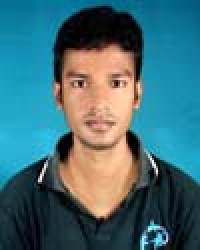
%> input picture CSE_LAB_4TH/401/401_LAB/13.Histogram Equlization/ranahamid.jpg, 100 x 125 px (shown 2 times larger)
$ octave histo_equ_2.m   (GNU Octave 9; MATLAB toolbox functions it lacks are replaced by stand-ins)
%> lines starting %> are read from the running program, lines starting %| are printed output that depends on the picture
%image histogram equlization

image1 = imread('ranahamid.jpg');
%> image1 is the input picture: size 125x100x3 uint8; mean R, G, B 66.1, 108.2, 116.2
Img2=rgb2gray(image1);
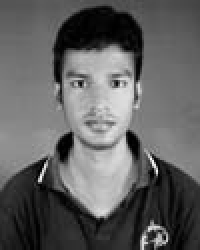
%> Img2: size 125x100 uint8 (shown 2 times larger); min 0, max 253, mean 96.5

[h w]=size(Img2);
%> h = 125; w = 100
count = zeros(1,256);
sk=zeros(1,256);


%  count=probability

for p = 0 : 255
    number = find(  Img2(:)==p )
    count(p+1) = length(number)/(h*w);
end
%> this loop made 256 passes
%> number on pass 60: [967; 3344; 3415; 4474; 4568; 7776; 8409; 8696]
%> after the loop, count = 256 values, max 0.0122 at index 132, min 0 at index 227, mean 0.00391

sk(1)=count(1);

for i = 2: 256
    sk(i)=sk(i-1)+count(i);
end
%> after the loop, sk = 256 values from 0.00256 to 1


pix=255;

for i=1:256
    %s(i)= ( (sk(i)-min(sk))/(max(sk)-min(sk)) )*pix+0.5;
    s(i)=sk(i)*pix+0.5;
end
%> after the loop, s = 256 values from 1.15 to 255.5


%image generation


b=Img2;
for p = 0 : 255
    for i = 1 : h
        for j = 1 : w
            if( Img2(i,j) == p )
                b(i,j) = s(p+1);
            end
        end
    end
end
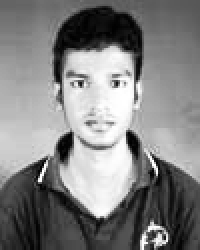
%> b: size 125x100 uint8 (shown 2 times larger); min 1, max 255, mean 128.7


subplot(2,2,1:2);
p = 0:255;
plot(p/255,s);


subplot(2,2,3);
imshow(Img2)


subplot(2,2,4);
imshow(b)
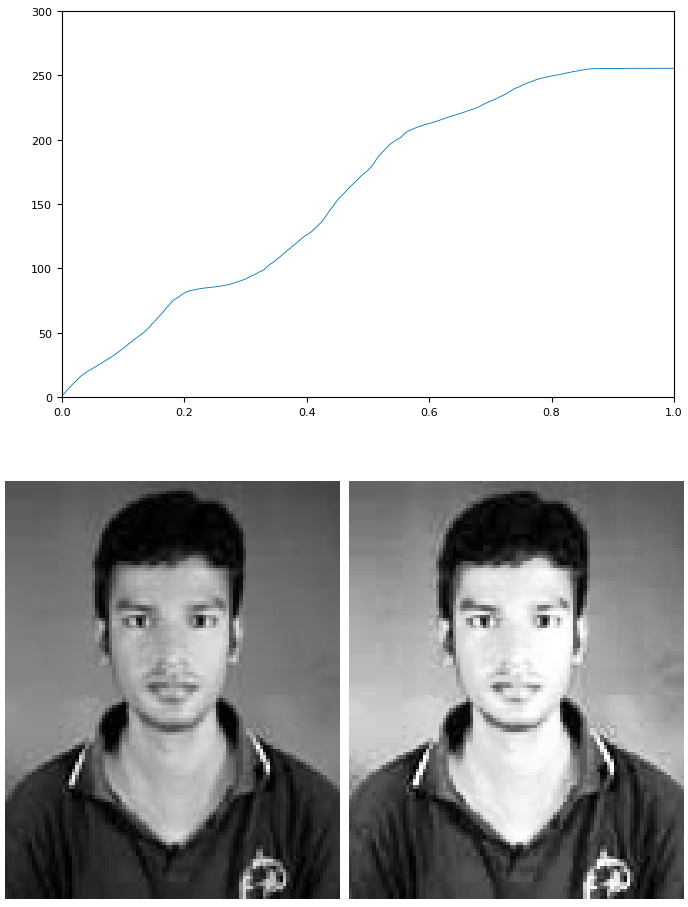
%> figure redrawn from the program's plot data, 3 panels
